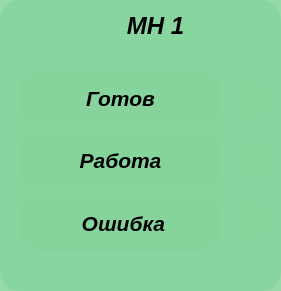
     <widget class="QFrame" name="frame">
      <property name="geometry">
       <rect>
        <x>20</x>
        <y>150</y>
        <width>281</width>
        <height>291</height>
       </rect>
      </property>
      <property name="styleSheet">
       <string notr="true">background-color: rgb(135, 212, 157,220); border-radius: 20</string>
      </property>
      <property name="frameShape">
       <enum>QFrame::StyledPanel</enum>
      </property>
      <property name="frameShadow">
       <enum>QFrame::Raised</enum>
      </property>
      <widget class="QLabel" name="label_10">
       <property name="geometry">
        <rect>
         <x>230</x>
         <y>200</y>
         <width>41</width>
         <height>41</height>
        </rect>
       </property>
       <property name="text">
        <string/>
       </property>
       <property name="pixmap">
        <pixmap resource="newprefix.qrc">:/newPrefix/png/blue-led-on.png</pixmap>
       </property>
       <property name="scaledContents">
        <bool>true</bool>
       </property>
      </widget>
      <widget class="QLabel" name="label_8">
       <property name="geometry">
        <rect>
         <x>230</x>
         <y>80</y>
         <width>41</width>
         <height>41</height>
        </rect>
       </property>
       <property name="text">
        <string/>
       </property>
       <property name="pixmap">
        <pixmap resource="newprefix.qrc">:/newPrefix/png/blue-led-on.png</pixmap>
       </property>
       <property name="scaledContents">
        <bool>true</bool>
       </property>
      </widget>
      <widget class="QLabel" name="label_9">
       <property name="geometry">
        <rect>
         <x>230</x>
         <y>140</y>
         <width>41</width>
         <height>41</height>
        </rect>
       </property>
       <property name="text">
        <string/>
       </property>
       <property name="pixmap">
        <pixmap resource="newprefix.qrc">:/newPrefix/png/blue-led-on.png</pixmap>
       </property>
       <property name="scaledContents">
        <bool>true</bool>
       </property>
      </widget>
      <widget class="QWidget" name="layoutWidget_2">
       <property name="geometry">
        <rect>
         <x>20</x>
         <y>70</y>
         <width>201</width>
         <height>181</height>
        </rect>
       </property>
       <layout class="QVBoxLayout" name="verticalLayout">
        <item>
         <widget class="QLabel" name="label_4">
          <property name="font">
           <font>
            <family>Arial</family>
            <pointsize>16</pointsize>
            <weight>75</weight>
            <italic>true</italic>
            <bold>true</bold>
           </font>
          </property>
          <property name="styleSheet">
           <string notr="true">background-color: rgb(135, 212, 157,220); border-radius: 20</string>
          </property>
          <property name="text">
           <string>Готов</string>
          </property>
          <property name="alignment">
           <set>Qt::AlignCenter</set>
          </property>
         </widget>
        </item>
        <item>
         <widget class="QLabel" name="label_6">
          <property name="font">
           <font>
            <family>Arial</family>
            <pointsize>16</pointsize>
            <weight>75</weight>
            <italic>true</italic>
            <bold>true</bold>
           </font>
          </property>
          <property name="styleSheet">
           <string notr="true">background-color: rgb(135, 212, 157,220); border-radius: 20</string>
          </property>
          <property name="text">
           <string>Работа</string>
          </property>
          <property name="alignment">
           <set>Qt::AlignCenter</set>
          </property>
         </widget>
        </item>
        <item>
         <widget class="QLabel" name="label_5">
          <property name="font">
           <font>
            <family>Arial</family>
            <pointsize>16</pointsize>
            <weight>75</weight>
            <italic>true</italic>
            <bold>true</bold>
           </font>
          </property>
          <property name="styleSheet">
           <string notr="true">background-color: rgb(135, 212, 157,220); border-radius: 20</string>
          </property>
          <property name="text">
           <string> Ошибка</string>
          </property>
          <property name="alignment">
           <set>Qt::AlignCenter</set>
          </property>
         </widget>
        </item>
       </layout>
      </widget>
      <widget class="QLabel" name="label_7">
       <property name="geometry">
        <rect>
         <x>80</x>
         <y>10</y>
         <width>151</width>
         <height>31</height>
        </rect>
       </property>
       <property name="font">
        <font>
         <family>Arial</family>
         <pointsize>18</pointsize>
         <weight>75</weight>
         <italic>true</italic>
         <bold>true</bold>
        </font>
       </property>
       <property name="styleSheet">
        <string notr="true">background-color: rgb(135, 212, 157,0); border-radius: 20</string>
       </property>
       <property name="text">
        <string>МН 1</string>
       </property>
       <property name="alignment">
        <set>Qt::AlignCenter</set>
       </property>
      </widget>
     </widget>
